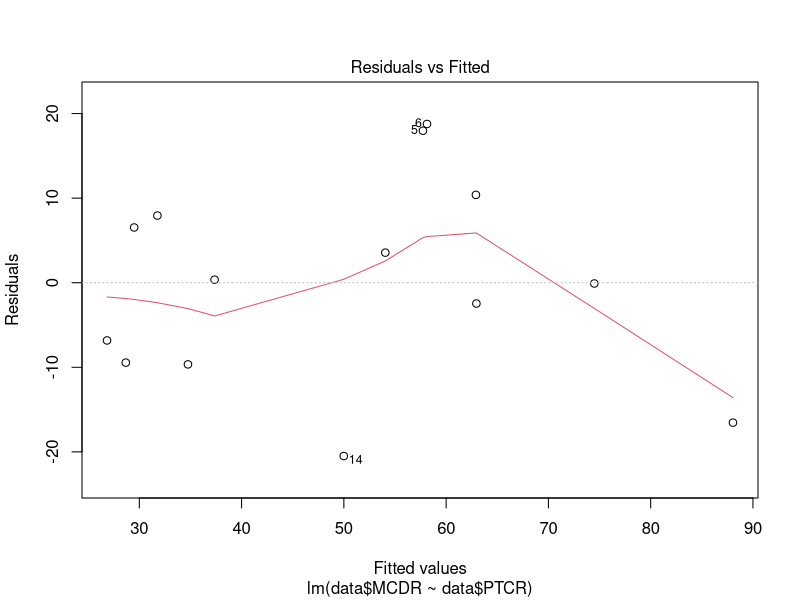
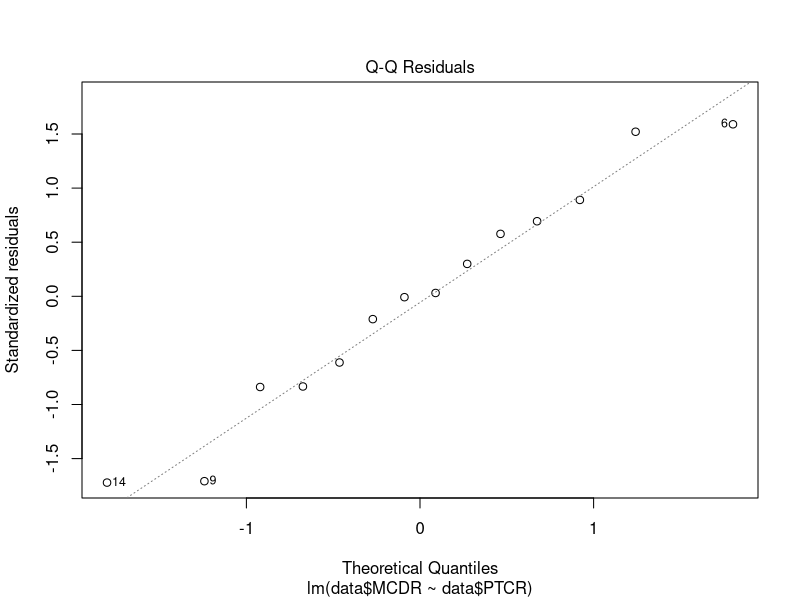
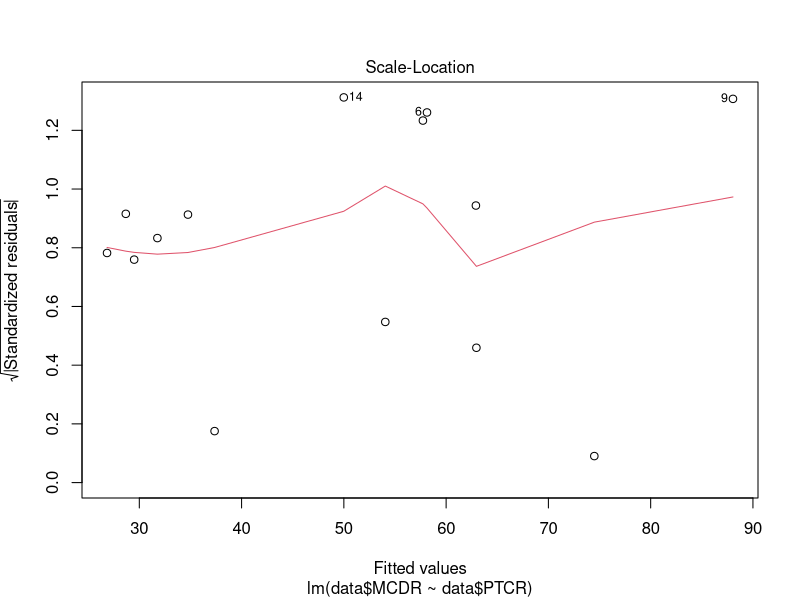
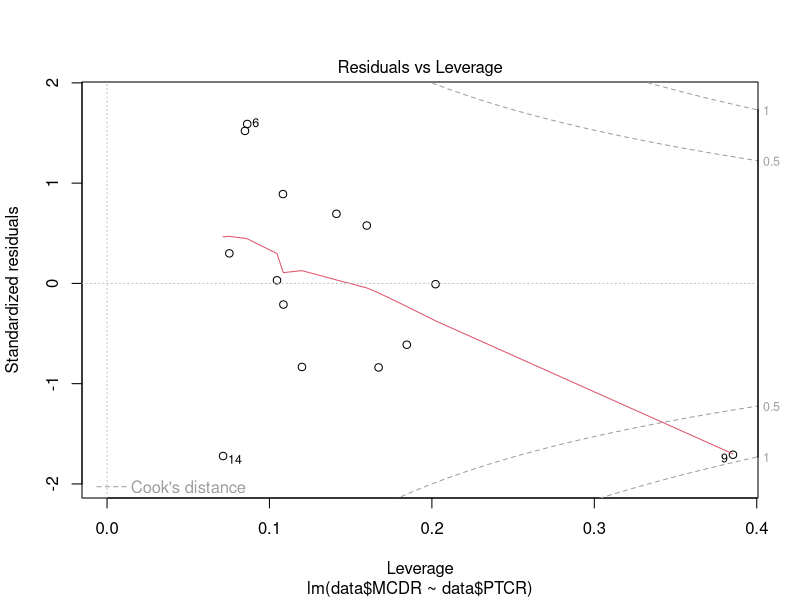
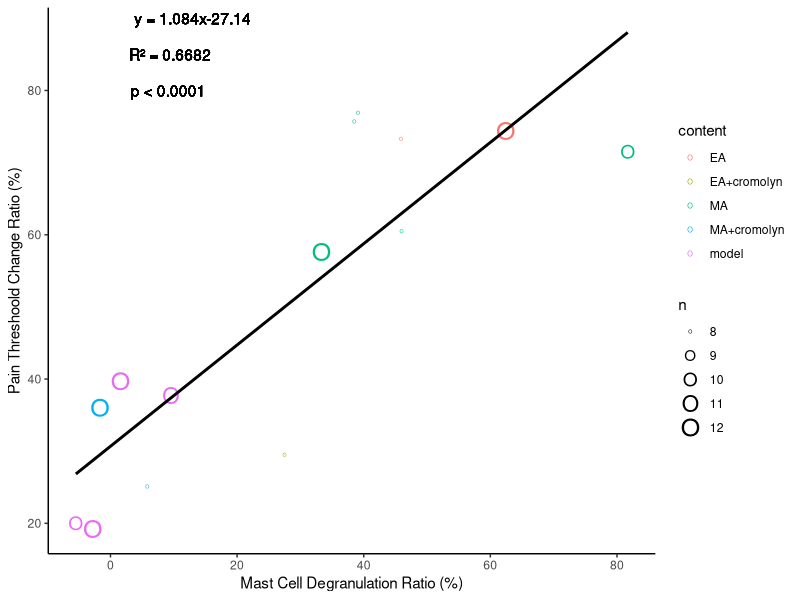

Source code (R) for these figures, in order:
#-------------------------------------
# juyoung's paper graph
# 2020.07.28
#-------------------------------------

setwd("S:/GitHub/toy-project/regression prediction graph_juyoung")
data <- read.csv("data.csv", header=TRUE)

model = lm(data$MCDR ~ data$PTCR, data = data)
plot(model)

library(ggplot2)

g <- ggplot(data, aes(PTCR, MCDR))+
  geom_point(shape="O", aes(size=n, colour=content)) +
  theme_classic() +
  xlab("Mast Cell Degranulation Ratio (%)") +
  ylab("Pain Threshoold Change Ratio (%)") +
  geom_text(x=13, y=90, label="y = 1.084x-27.14") +
  geom_text(x=11, y=85,  label="R² = 0.6682     ") +
  geom_text(x=11, y=80,  label="p < 0.0001      ") +
  stat_smooth(method = 'lm', color='black', size=1, level=0.95,
              span=0.9, se=F)
  
g
